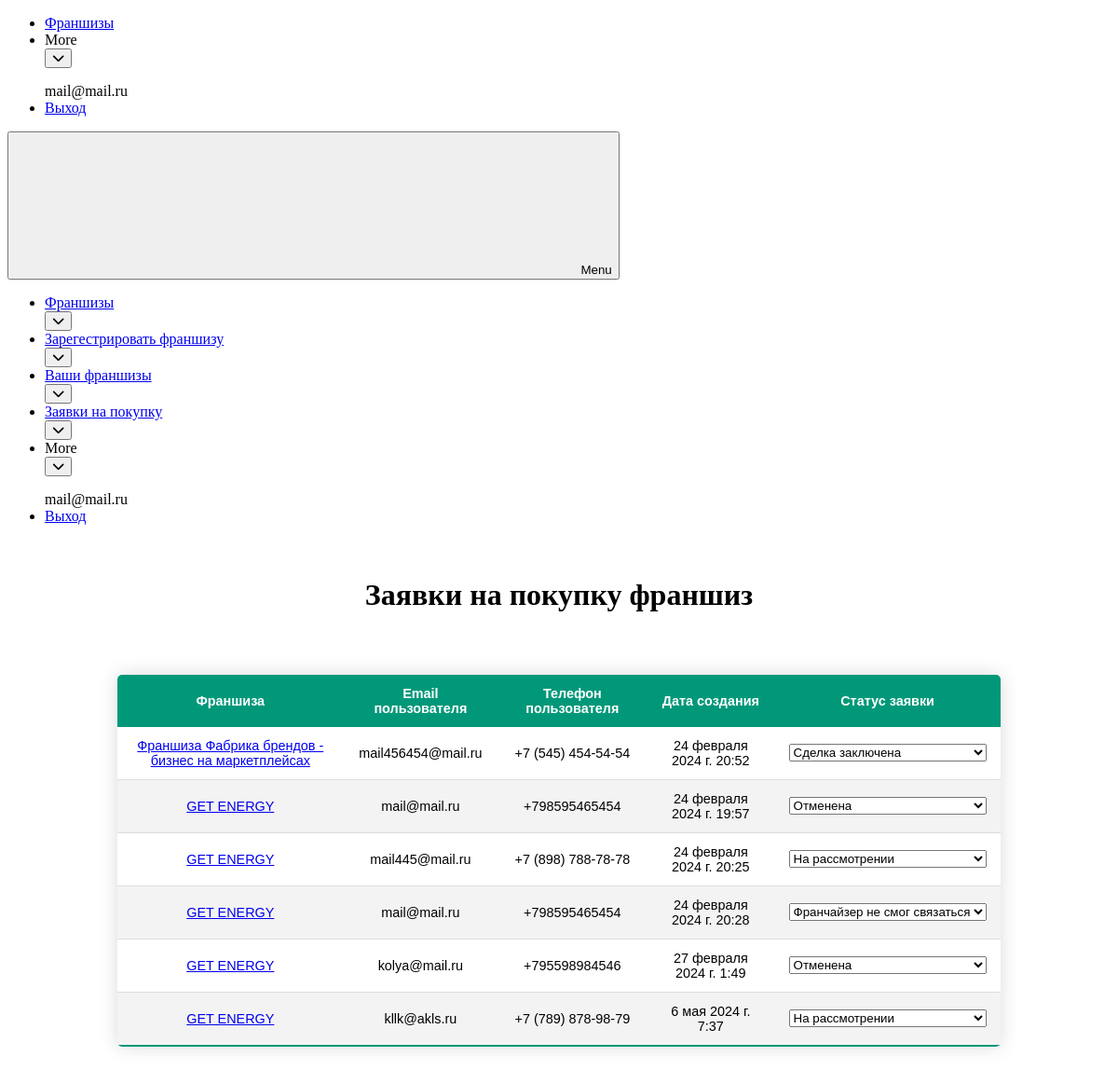
Page /user_buy_franchise_requests/ (signed in) on the earlier database version.
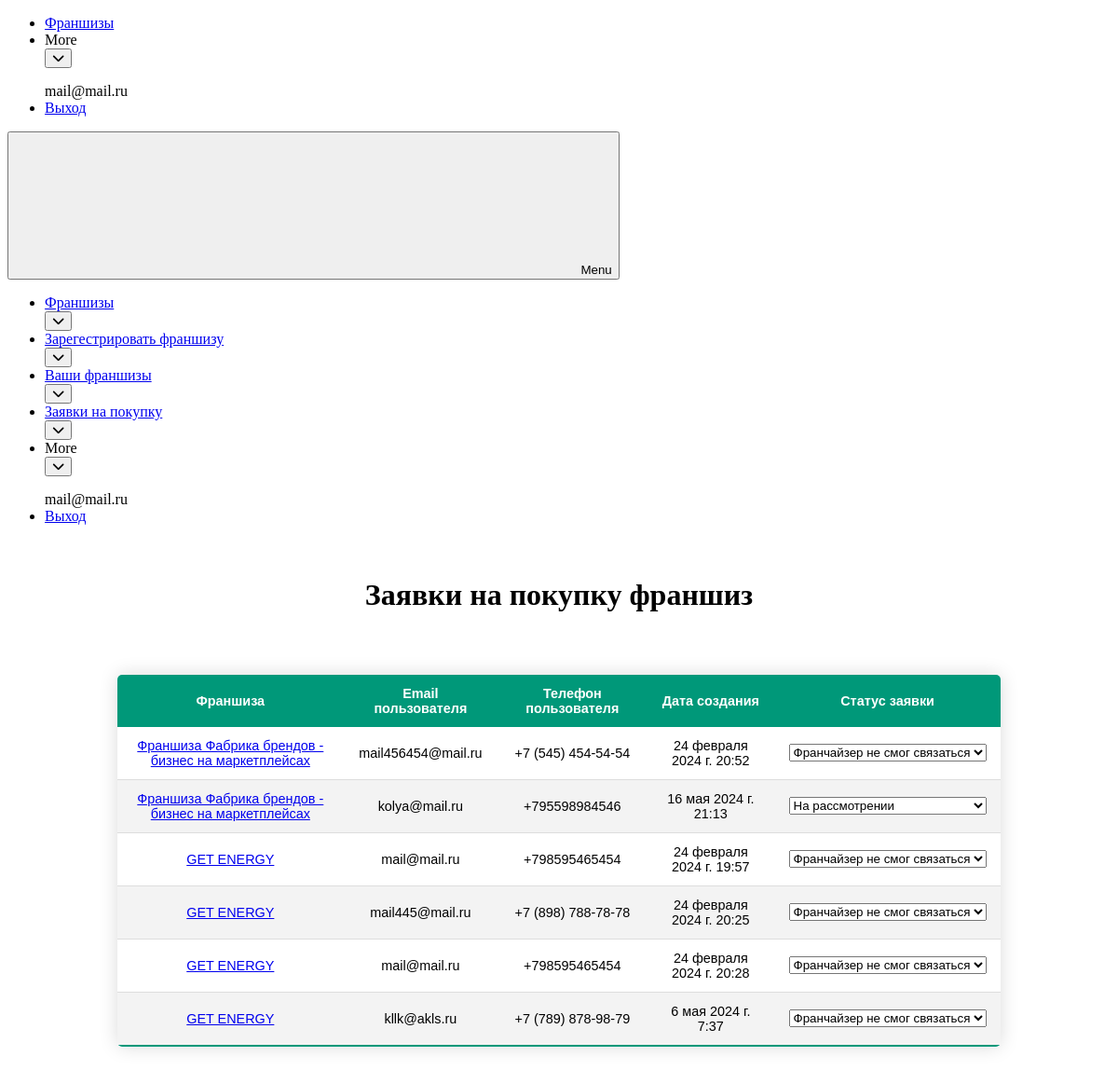
Same page on the later database version.
### personal_account/models.py (models this page shows, shortened)
class RequestsToBuy(models.Model):
    id = models.IntegerField(primary_key=True)
    user = models.ForeignKey(CustomUser, on_delete=models.CASCADE)
    franchise = models.ForeignKey(Franchise, on_delete=models.CASCADE)
    created_at = models.DateTimeField(auto_now_add=True)
    STATUS_TYPE_CHOICES = [
        ('under_consideration', 'На рассмотрении'),
        ('cansel', 'Отменена'),
        ('could_not_be_contacted', 'Франчайзер не смог связаться'),
        ('the_deal_is_done', 'Сделка заключена'),
    ]
    status = models.CharField(max_length=100, choices=STATUS_TYPE_CHOICES, verbose_name="Статус заявки", null=True,
                              blank=True)
    class Meta:
        db_table = 'requests_to_buy'

class Franchise(models.Model):
    franchise_id = models.AutoField(primary_key=True)
    advantages_over_competitors = models.TextField()
    business_launch_deadline = models.SmallIntegerField()
    company_description = models.TextField()
    costs_at_the_franchise_launch_stage = models.TextField()
    date_of_trademark_registration = models.TextField()
    example_of_profit_calculation = models.TextField()
    franchise_start_year = models.SmallIntegerField()
    inn_link = models.TextField()
    investments_from_and_to = models.TextField()
    juicy_description_of_the_franchise = models.TextField()
    juridical_information = models.TextField()
    link_to_the_franchise_website = models.TextField()
    most_important_choosing_factors = models.TextField()
    number_of_franchise_points = models.SmallIntegerField()
    number_of_own_points = models.SmallIntegerField()
    payback_period = models.SmallIntegerField()
    registered_trademark_number = models.IntegerField()
    required_number_of_employees = models.SmallIntegerField()
    royalties_monthly_deductions = models.TextField()
    short_description = models.TextField()
    title = models.TextField()
    training_and_support = models.TextField()
    what_is_included_in_the_lump_sum = models.TextField()
    year_of_company_opening = models.SmallIntegerField()
    category = models.ForeignKey(Category, on_delete=models.CASCADE)
    user = models.ForeignKey(CustomUser, on_delete=models.CASCADE)
    preview_photo = models.ImageField(upload_to="preview_photo/", null=True, blank=True)
    allow_to_publish = models.BooleanField(default=False)
    sait_manager_comment = models.TextField(null=True, blank=True)
    average_check = models.IntegerField()
    royalties_monthly_coast = models.IntegerField()
    start_investments = models.IntegerField()
    lump_sum_payment = models.IntegerField()
    class Meta:
        db_table = 'franchises'

### accounts/models.py (models this page shows, shortened)
class CustomUser(AbstractUser):
    surname = models.CharField(max_length=100, verbose_name="Фамилия")
    username = models.CharField(max_length=100, verbose_name="Имя")
    email = models.EmailField(verbose_name='Почтовый адрес', unique=True)
    phone_number = models.CharField(max_length=100, verbose_name="Номер телефона", unique=True)
    USERNAME_FIELD = 'email'
    REQUIRED_FIELDS = ['username']
    USER_TYPE_CHOICES = [
        ('owner', 'Франчайзер'),
        ('franchise', 'Франчизи'),
    ]
    user_type = models.CharField(max_length=10, choices=USER_TYPE_CHOICES, verbose_name="Тип пользователя", null=True,
                                 blank=True)

### personal_account/views.py (the view, shortened to what this page needs)
# urls.py: path('user_buy_franchise_requests/', user_buy_franchise_requests, name='user_buy_franchise_requests'),
@login_required
def user_buy_franchise_requests(request):
    list_visibility = False
    user_franchises = Franchise.objects.filter(user_id=request.user.id)
    requests_to_buy = []
    for franchise in user_franchises:
        franchise_requests = RequestsToBuy.objects.filter(franchise=franchise)
        for franchise_request in franchise_requests:
            request_info = {
                'request': franchise_request,
                'franchise': franchise_request.franchise,
                'user': franchise_request.user,
                'created_at': franchise_request.created_at,
                'status': franchise_request.status
            }
            requests_to_buy.append(request_info)
    if requests_to_buy:
        list_visibility = True
    return render(request, 'user_buy_franchise_requests.html', {'requests_to_buy': requests_to_buy, 'list_visibility': list_visibility})

### personal_account/templates/user_buy_franchise_requests.html (shortened to what the changed rows need)
<!DOCTYPE html>
<html lang="en">
<head>
    {% load static %}
    <link data-cssvarsponyfill="true" class="Webpack-css" rel="stylesheet"
          href="https://franchisedirect-40-prod-ops.s3.amazonaws.com/resource/00000181-4e84-d821-a7fb-6eec5f430000/styleguide/All.min.64049740222a65de1afcca93fa9aeffc.gz.css">
</head>
<body>
{% if list_visibility %}
    <div class="table-container">
        <div style="padding: 20px">
            <h1>Заявки на покупку франшиз</h1>
        </div>
        <table class="styled-table">
            <thead>
            <tr>
                <th>Франшиза</th>
                <th>Email пользователя</th>
                <th>Телефон пользователя</th>
                <th>Дата создания</th>
                <th>Статус заявки</th>
            </tr>
            </thead>
            <tbody>
            {% for item in requests_to_buy %}
                <tr>
                    <td><a href="{% url 'edit_franchise' item.franchise.franchise_id %}">{{ item.franchise.title }}</a>
                    </td>
                    <td>{{ item.user.email }}</td>
                    <td>{{ item.user.phone_number }}</td>
                    <td>{{ item.created_at }}</td>
                    <td>
                        <form class="statusForm" method="post" action="{% url 'user_buy_franchise_requests' %}">
                            <select class="statusSelect" name="status">
                                {% for choice in item.request.STATUS_TYPE_CHOICES %}
                                    <option value="{{ choice.0 }}/{{ item.request.id }}"
                                            {% if item.status == choice.0 %} selected {% endif %}>
                                        {{ choice.1 }}
                                    </option>
                                {% endfor %}
                            </select>
                        </form>
                    </td>
                </tr>
            {% endfor %}
            </tbody>
        </table>
    </div>
{% else %}
    <h1>Заявок на покупку не поступало</h1>
{% endif %}
</body>
</html>

Differences in the rows shown:
removed RequestsToBuy: franchise "GET ENERGY", user.email "kolya@mail.ru", user.phone_number "+795598984546", created_at "27 февраля 2024 г. 1:49", status "Отменена"
changed RequestsToBuy "24 февраля 2024 г. 20:52": status "Сделка заключена" → "Франчайзер не смог связаться"
now on this page (row edited): RequestsToBuy: franchise "Франшиза Фабрика брендов - бизнес на маркетплейсах", user.email "kolya@mail.ru", user.phone_number "+795598984546", created_at "16 мая 2024 г. 21:13", status "На рассмотрении"
changed RequestsToBuy "24 февраля 2024 г. 19:57": status "Отменена" → "Франчайзер не смог связаться"
changed RequestsToBuy "24 февраля 2024 г. 20:25": status "На рассмотрении" → "Франчайзер не смог связаться"
changed RequestsToBuy "6 мая 2024 г. 7:37": status "На рассмотрении" → "Франчайзер не смог связаться"
